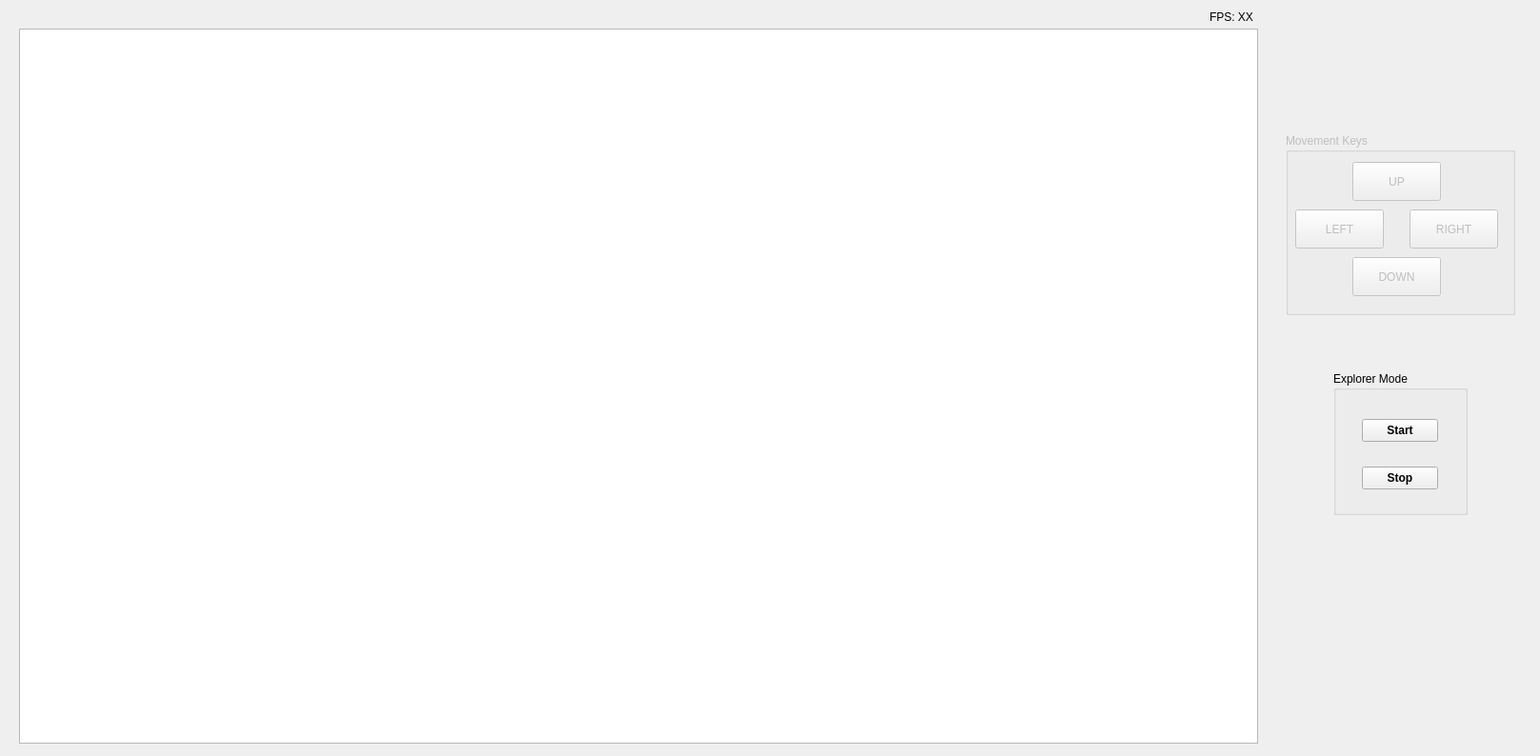
<?xml version="1.0" encoding="UTF-8"?>
<ui version="4.0">
 <class>MainWindow</class>
 <widget class="QMainWindow" name="MainWindow">
  <property name="geometry">
   <rect>
    <x>0</x>
    <y>0</y>
    <width>1617</width>
    <height>794</height>
   </rect>
  </property>
  <property name="maximumSize">
   <size>
    <width>1800</width>
    <height>850</height>
   </size>
  </property>
  <property name="windowTitle">
   <string>MainWindow</string>
  </property>
  <widget class="QWidget" name="centralwidget">
   <widget class="QGraphicsView" name="field">
    <property name="geometry">
     <rect>
      <x>20</x>
      <y>30</y>
      <width>1301</width>
      <height>751</height>
     </rect>
    </property>
    <property name="minimumSize">
     <size>
      <width>1280</width>
      <height>720</height>
     </size>
    </property>
    <property name="maximumSize">
     <size>
      <width>1500</width>
      <height>900</height>
     </size>
    </property>
    <property name="alignment">
     <set>Qt::AlignCenter</set>
    </property>
   </widget>
   <widget class="QLabel" name="fpsCounterLabel">
    <property name="geometry">
     <rect>
      <x>1270</x>
      <y>10</y>
      <width>61</width>
      <height>16</height>
     </rect>
    </property>
    <property name="text">
     <string>FPS: XX </string>
    </property>
   </widget>
   <widget class="QGroupBox" name="movementKeys">
    <property name="enabled">
     <bool>false</bool>
    </property>
    <property name="geometry">
     <rect>
      <x>1350</x>
      <y>140</y>
      <width>241</width>
      <height>191</height>
     </rect>
    </property>
    <property name="title">
     <string>Movement Keys</string>
    </property>
    <widget class="QPushButton" name="up">
     <property name="geometry">
      <rect>
       <x>70</x>
       <y>30</y>
       <width>93</width>
       <height>41</height>
      </rect>
     </property>
     <property name="text">
      <string>UP</string>
     </property>
    </widget>
    <widget class="QPushButton" name="right">
     <property name="geometry">
      <rect>
       <x>130</x>
       <y>80</y>
       <width>93</width>
       <height>41</height>
      </rect>
     </property>
     <property name="text">
      <string>RIGHT</string>
     </property>
    </widget>
    <widget class="QPushButton" name="down">
     <property name="geometry">
      <rect>
       <x>70</x>
       <y>130</y>
       <width>93</width>
       <height>41</height>
      </rect>
     </property>
     <property name="text">
      <string>DOWN</string>
     </property>
    </widget>
    <widget class="QPushButton" name="left">
     <property name="geometry">
      <rect>
       <x>10</x>
       <y>80</y>
       <width>93</width>
       <height>41</height>
      </rect>
     </property>
     <property name="text">
      <string>LEFT</string>
     </property>
    </widget>
   </widget>
   <widget class="QGroupBox" name="wallConfig">
    <property name="geometry">
     <rect>
      <x>1400</x>
      <y>390</y>
      <width>141</width>
      <height>151</height>
     </rect>
    </property>
    <property name="title">
     <string>Explorer Mode</string>
    </property>
    <widget class="QPushButton" name="startExplore">
     <property name="geometry">
      <rect>
       <x>30</x>
       <y>50</y>
       <width>80</width>
       <height>24</height>
      </rect>
     </property>
     <property name="font">
      <font>
       <bold>true</bold>
      </font>
     </property>
     <property name="text">
      <string>Start</string>
     </property>
    </widget>
    <widget class="QPushButton" name="stopExplore">
     <property name="geometry">
      <rect>
       <x>30</x>
       <y>100</y>
       <width>80</width>
       <height>24</height>
      </rect>
     </property>
     <property name="font">
      <font>
       <bold>true</bold>
      </font>
     </property>
     <property name="text">
      <string>Stop</string>
     </property>
    </widget>
   </widget>
  </widget>
 </widget>
 <resources/>
 <connections/>
</ui>
